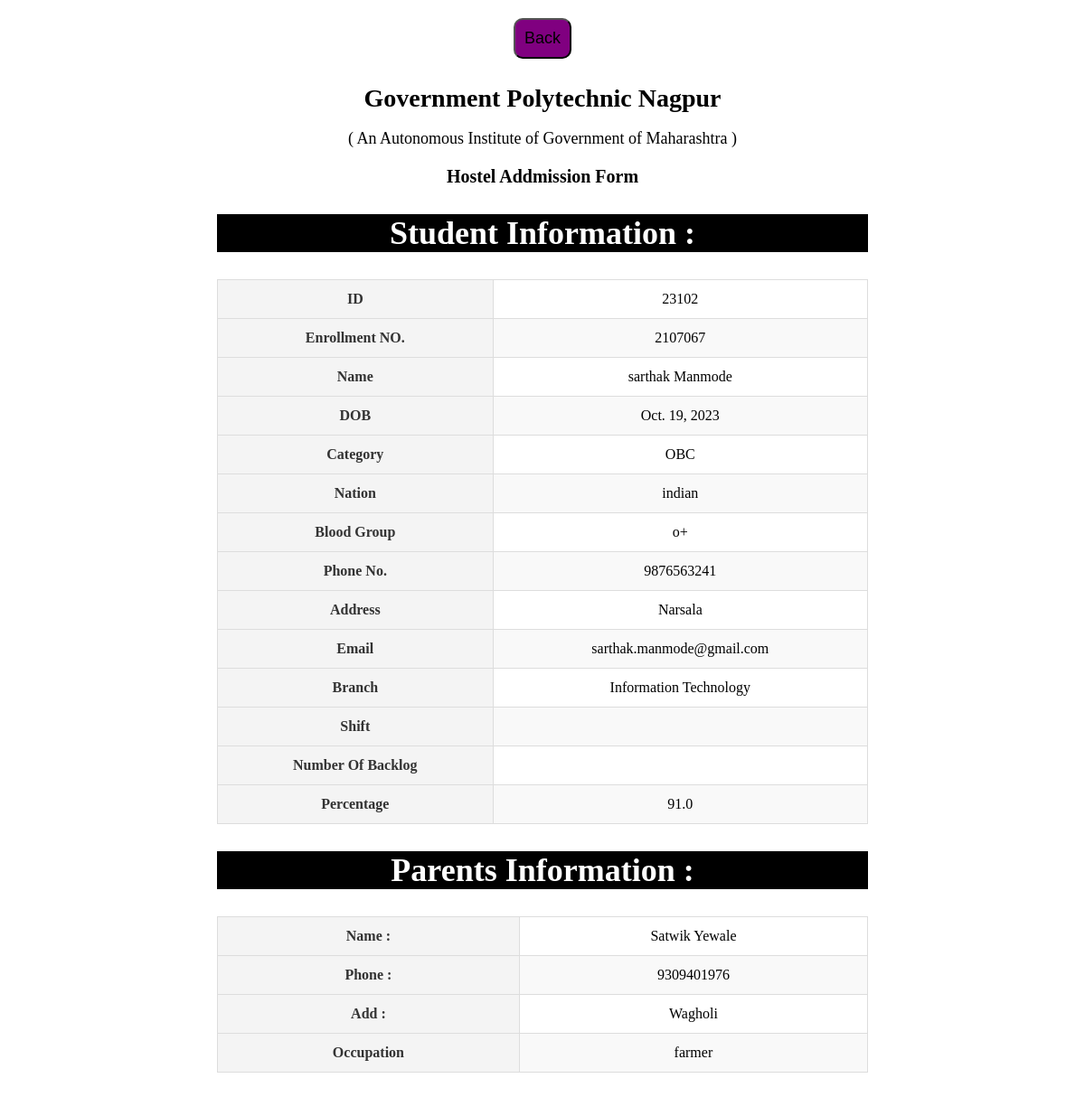
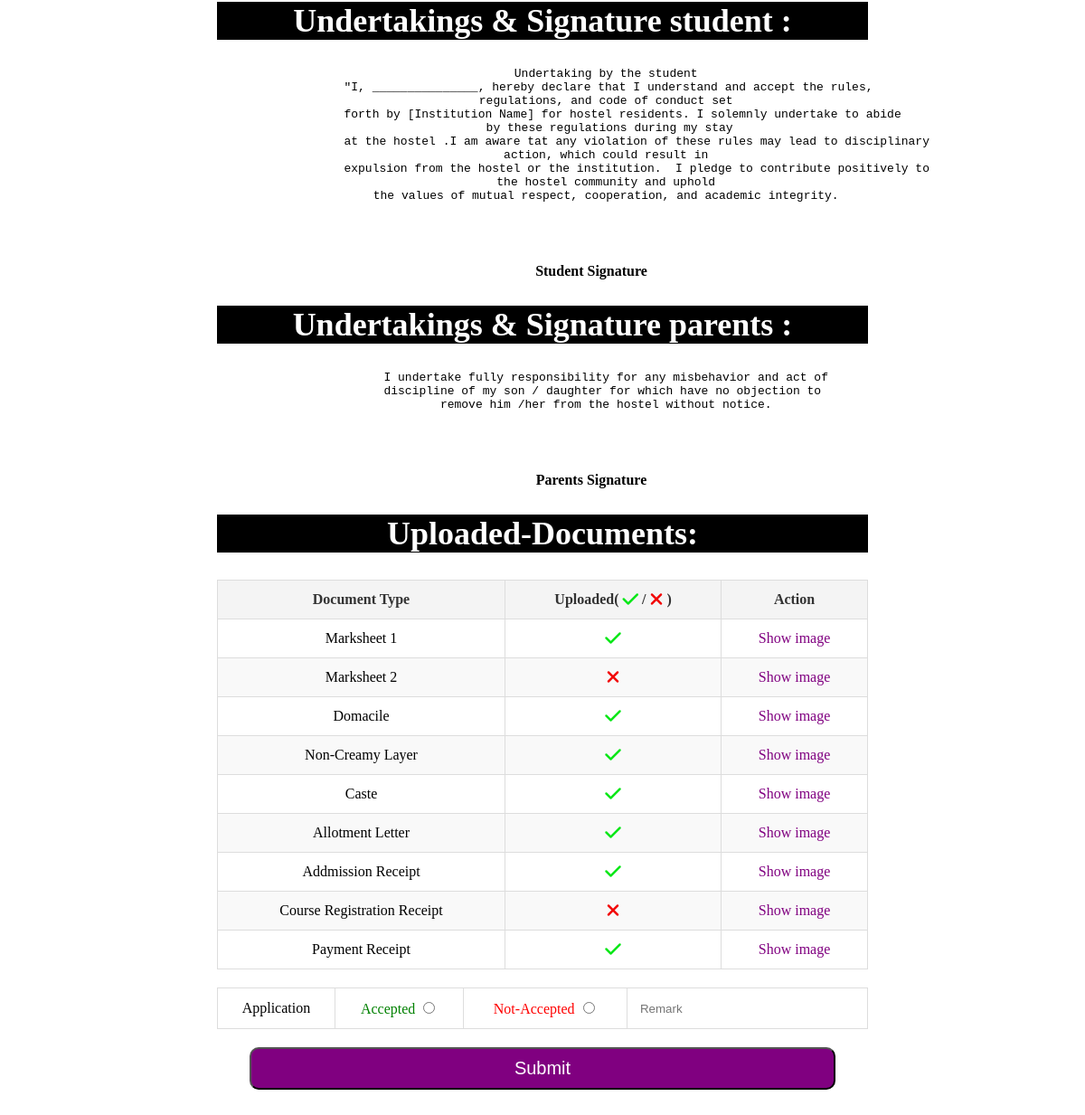
The app's page /Admin_Preview1/23102/ with its own data (2 pictures, top to bottom).
### Hostel_Admission/models.py (models this page shows)
class HostelData1(models.Model):
    id = models.AutoField(primary_key=True)
    fno = models.CharField(max_length=255)
    name = models.CharField(max_length=100)
    DOB = models.DateField()
    cast = models.CharField(max_length=10)
    nationality = models.CharField(max_length=10)
    BGroup = models.CharField(max_length=4)
    phone1 = models.IntegerField()
    Address1 = models.CharField(max_length=50)
    Email = models.EmailField(max_length=30)
    Branch = models.CharField(max_length=40)
    mark1 = models.FloatField(default=0)
    outoff1 = models.FloatField(default=0)
    mark2 = models.FloatField(default=0)
    outoff2 = models.FloatField(default=0)
    percentage = models.FloatField()
    Father_name = models.CharField(max_length=100)
    phone2 = models.IntegerField()
    Address2 = models.CharField(max_length=50)
    occupation = models.CharField(max_length=50)
    Enroll = models.CharField(max_length=15)
    Year = models.CharField(max_length=7,default="First")
    SPhoto = models.FileField(upload_to='3signatures/student/',default='file.jpg')
    student_signature = models.FileField(upload_to='signatures/student/',default='file.jpg')
    father_signature = models.FileField(upload_to='signatures/father/',default='file.jpg')
    marksheet1 = models.FileField(upload_to='marksheet/', default='file.pdf')
    Domacile = models.FileField(upload_to='Domacile/', default='file.pdf')
    Allotment = models.FileField(upload_to='Allotment/', default='file.pdf')
    Addmission = models.FileField(upload_to='Addmission/', default='file.pdf')
    Registration  = models.FileField(upload_to='Registration/', default='file.pdf')
    ncl = models.FileField(upload_to='ncl/', default='NA')
    castecert = models.FileField(upload_to='3castecert/',default='NA')
    remark = models.CharField(max_length=200, default='NA')
    status = models.CharField(max_length=200,default='not_verified')
    payment_ss = models.FileField(upload_to='payment/', default='NA')
    trans_id = models.CharField(max_length=255,default=0)
    Backlog = models.CharField(max_length=3,default='NO')

### Hostel_Admission/views.py (the view, shortened to what this page needs)
# urls.py: path('Admin_Preview1/<str:fno>/',views.admin_Preview1,name='admin_preview1'),
def admin_Preview1(request, fno):
    print("hello")
    s = HostelData1.objects.get(fno=fno)
    return render(request, 'Admin_OP/form_Preview/formview.html', {'s': s})

### Hostel_Admission/templates/Admin_OP/form_Preview/formview.html (shortened to what this page needs)
{% load static%}
<!DOCTYPE html>
<html lang="en">
  <head>
  </head>
  <link
    rel="stylesheet"
    href="https://cdnjs.cloudflare.com/ajax/libs/font-awesome/6.6.0/css/fontawesome.min.css"
  />
  <link
    rel="stylesheet"
    href="https://cdnjs.cloudflare.com/ajax/libs/font-awesome/6.6.0/css/all.min.css"
  />
  <body>
    <div id="preview">
      <div class="container-fluid">
        <div class="outer-container">
          <div class="col-md-12">
            <div class="collge-name">
                <button class="all-forms-but" onclick="window.history.back()">Back</button>
              <h3 class="text-center" style="font-size: 28px">
                Government Polytechnic Nagpur
              </h3>
              <p class="text-center" style="font-size: 18px">
                ( An Autonomous Institute of Government of Maharashtra )
              </p>
            </div>
            <div class="hostel-form-name">
              <h3 class="text-center" style="font-size: 20px">
                Hostel Addmission Form
              </h3>
            </div>
            <div class="info-title">
              <h2>Student Information :</h2>
            </div>
            <div>
              <div class="shadow-sm p-3 mb-5 bg-body-tertiary rounded">
                <table border="" cellpadding="10" cellspacing="0">
                  <tr>
                    <th>ID</th>
                    <td>{{ s.fno }}</td>
                  </tr>
                  <tr>
                    <th>Enrollment NO.</th>
                    <td>{{ s.Enroll }}</td>
                  </tr>
                  <tr>
                    <th>Name</th>
                    <td>{{ s.name }}</td>
                  </tr>
                  <tr>
                    <th>DOB</th>
                    <td>{{ s.DOB }}</td>
                  </tr>
                  <tr>
                    <th>Category</th>
                    <td>{{ s.cast }}</td>
                  </tr>
                  <tr>
                    <th>Nation</th>
                    <td>{{ s.nationality }}</td>
                  </tr>
                  <tr>
                    <th>Blood Group</th>
                    <td>{{ s.BGroup }}</td>
                  </tr>
                  <tr>
                    <th>Phone No.</th>
                    <td>{{ s.phone1 }}</td>
                  </tr>
                  <tr>
                    <th>Address</th>
                    <td>{{ s.Address1 }}</td>
                  </tr>
                  <tr>
                    <th>Email</th>
                    <td>{{ s.Email }}</td>
                  </tr>
                  <tr>
                    <th>Branch</th>
                    <td>{{ s.Branch }}</td>
                  </tr>
                  <tr>
                    <th>Shift</th>
                    <td>{{ s.shift }}</td>
                  </tr>
                  <tr>
                    <th>Number Of Backlog</th>
                    <td>{{ s.Nu_Backlog }}</td>
                  </tr>
                  <tr>
                    <th>Percentage</th>
                    <td>{{ s.percentage }}</td>
                  </tr>
                </table>
              </div>
            </div>
            <div class="info-title">
              <h2>Parents Information :</h2>
            </div>
            <div>
              <div class="shadow-sm p-3 mb-5 bg-body-tertiary rounded">
                <table border="" cellpadding="10" cellspacing="0">
                  <tr>
                    <th>Name :</th>
                    <td>{{ s.Father_name }}</td>
                  </tr>
                  <tr>
                    <th>Phone :</th>
                    <td>{{ s.phone2 }}</td>
                  </tr>
                  <tr>
                    <th>Add :</th>
                    <td>{{ s.Address2 }}</td>
                  </tr>
                  <tr>
                    <th>Occupation</th>
                    <td>{{ s.occupation }}</td>
                  </tr>
                </table>
              </div>
            </div>
            <div class="info-title">
              <h2>Undertakings & Signature student :</h2>
            </div>
            <div>
              <div class="shadow-sm p-3 mb-5 bg-body-tertiary rounded">
                <pre>
                  Undertaking by the student
                  "I, _______________, hereby declare that I understand and accept the rules,
                  regulations, and code of conduct set
                  forth by [Institution Name] for hostel residents. I solemnly undertake to abide
                   by these regulations during my stay
                  at the hostel .I am aware tat any violation of these rules may lead to disciplinary
                   action, which could result in
                  expulsion from the hostel or the institution.  I pledge to contribute positively to
                  the hostel community and uphold
                  the values of mutual respect, cooperation, and academic integrity.
                </pre>
                <h4 style="margin-left: 15%">Student Signature</h4>
              </div>
            </div>
            <div class="info-title">
              <h2>Undertakings & Signature parents :</h2>
            </div>
            <div>
              <div class="shadow-sm p-3 mb-5 bg-body-tertiary rounded">
                <pre>
                  I undertake fully responsibility for any misbehavior and act of
                  discipline of my son / daughter for which have no objection to
                  remove him /her from the hostel without notice.
                </pre>
                <h4 style="margin-left: 15%">Parents Signature</h4>
              </div>
            </div>
            <div class="info-title">
              <h2>Uploaded-Documents:</h2>
            </div>
            <div class="upload-documents-sec">
              <table border="" cellpadding="10" cellspacing="0">
                <thead>
                  <tr>
                    <th>Document Type</th>
                    <th>
                      Uploaded(
                      <i
                        class="fa-solid fa-check fa-lg"
                        style="color: #08e717"
                      ></i>
                      /
                      <i
                        class="fa-solid fa-xmark fa-lg"
                        style="color: #f20707"
                      ></i>
                      )
                    </th>
                    <th>Action</th>
                  </tr>
                </thead>
                <tbody>
                  <tr>
                    <td>Marksheet 1</td>
                    <td>
                      {% if s.marksheet1 %}
                      <i
                        class="fa-solid fa-check fa-lg"
                        style="color: #08e717"
                      ></i>
                      {% else %}
                      <i
                        class="fa-solid fa-xmark fa-lg"
                        style="color: #f20707"
                      ></i>
                      {% endif %}
                    </td>
                    <td>
                      <a href="../{{ s.marksheet1.url }}" target="_blank" class="img-view">Show image</a>
                    </td>
                  </tr>
                  <tr>
                    <td>Marksheet 2</td>
                    <td>
                      {% if s.marksheet2 %}
                      <i
                        class="fa-solid fa-check fa-lg"
                        style="color: #08e717"
                      ></i>
                      {% else %}
                      <i
                        class="fa-solid fa-xmark fa-lg"
                        style="color: #f20707"
                      ></i>
                      {% endif %}
                    </td>
                    <td>
                      <a href="../{{ s.marksheet2.url }}" target="_blank" class="img-view">Show image</a>
                    </td>
                  </tr>
                  {% if s.cast %}
                  <tr>
                    <td>Domacile</td>
                    <td>
                      {% if s.Domacile %}
                      <i
                        class="fa-solid fa-check fa-lg"
                        style="color: #08e717"
                      ></i>
                      {% else %}
                      <i
                        class="fa-solid fa-xmark fa-lg"
                        style="color: #f20707"
                      ></i>
                      {% endif %}
                    </td>
                    <td>
                      <a href="../{{ s.Domacile.url }}" target="_blank" class="img-view">Show image</a>
                    </td>
                  </tr>
                  {% endif %}
                  {% if s.cast %}
                  <tr>
                    <td>Non-Creamy Layer</td>
                    <td>
                      {% if s.Domacile %}
                      <i
                        class="fa-solid fa-check fa-lg"
                        style="color: #08e717"
                      ></i>
                      {% else %}
                      <i
                        class="fa-solid fa-xmark fa-lg"
                        style="color: #f20707"
                      ></i>
                      {% endif %}
                    </td>
                    <td>
                      <a href="../{{ s.ncl.url }}" target="_blank" class="img-view">Show image</a>
                    </td>
                  </tr>
                  {% endif %}
                  {% if s.cast %}
                  <tr>
                    <td>Caste</td>
                    <td>
                      {% if s.cast %}
                      <i
                        class="fa-solid fa-check fa-lg"
                        style="color: #08e717"
                      ></i>
                      {% else %}
                      <i
                        class="fa-solid fa-xmark fa-lg"
                        style="color: #f20707"
                      ></i>
                      {% endif %}
                    </td>
                    <td>
                      <a href="../{{ s.caste.url }}" target="_blank" class="img-view">Show image</a>
                    </td>
                  </tr>
                  {% endif %}
                  <tr>
                    <td>Allotment Letter</td>
                    <td>
                      {% if s.Allotment %}
                      <i
                        class="fa-solid fa-check fa-lg"
                        style="color: #08e717"
                      ></i>
                      {% else %}
                      <i
                        class="fa-solid fa-xmark fa-lg"
                        style="color: #f20707"
                      ></i>
                      {% endif %}
                    </td>
                    <td>
                      <a href="../{{ s.Allotment.url }}" target="_blank" class="img-view">Show image</a>
                    </td>
                  </tr>
                  <tr>
                    <td>Addmission Receipt</td>
                    <td>
                      {% if s.Addmission %}
                      <i
                        class="fa-solid fa-check fa-lg"
                        style="color: #08e717"
                      ></i>
                      {% else %}
                      <i
                        class="fa-solid fa-xmark fa-lg"
                        style="color: #f20707"
                      ></i>
                      {% endif %}
                    </td>
                    <td>
                      <a href="../{{ s.Addmission.url }}" target="_blank" class="img-view">Show image</a>
                    </td>
                  </tr>
                  <tr>
                    <td>Course Registration Receipt</td>
                    <td>
                      {% if s.Course_Registration %}
                      <i
                        class="fa-solid fa-check fa-lg"
                        style="color: #08e717"
                      ></i>
                      {% else %}
                      <i
                        class="fa-solid fa-xmark fa-lg"
                        style="color: #f20707"
                      ></i>
                      {% endif %}
                    </td>
                    <td>
                      <a href="../{{ Registration.url }}" target="_blank" class="img-view">Show image</a>
                    </td>
                  </tr>
                  <tr>
                    <td>Payment Receipt</td>
                    <td>
                      {% if s.payment_ss %}
                      <i
                        class="fa-solid fa-check fa-lg"
                        style="color: #08e717"
                      ></i>
                      {% else %}
                      <i
                        class="fa-solid fa-xmark fa-lg"
                        style="color: #f20707"
                      ></i>
                      {% endif %}
                    </td>
                    <td>
                      <a href="../{{ payment_ss.url }}" target="_blank" class="img-view">Show image</a>
                    </td>
                  </tr>
                </tbody>
              </table>
            </div>
            <div class="remark-sec">
              <table border="" cellpadding="10" cellspacing="0">
                <tr>
                    <form action="{% url 'admin_preview1' s.fno %}" method="post">
                        <td>Application</td>
                        <td style="color:green;">
                            Accepted
                            <input type="radio" name="application_status" value="accepted">
                        </td>
                        <td style="color:red;">
                            Not-Accepted
                            <input type="radio" name="application_status" value="not_accepted">
                        </td>
                        <td><input type="text" name="remark"class="in-field" placeholder="Remark"></input></td>
                    </tr>
                  </table>
                  <button type="submit" class="submit">Submit</button>
            </div>
          </div>
        </div>
      </div>
    </div>
  </body>
</html>

### records on screen
HostelData1: fno "23102", Enroll "2107067", name "sarthak Manmode", DOB "Oct. 19, 2023", cast "OBC", nationality "indian", BGroup "o+", phone1 "9876563241", Address1 "Narsala", Email "sarthak.manmode@gmail.com", Branch "Information Technology", percentage "91.0", Father_name "Satwik Yewale", phone2 "9309401976", Address2 "Wagholi", occupation "farmer"
